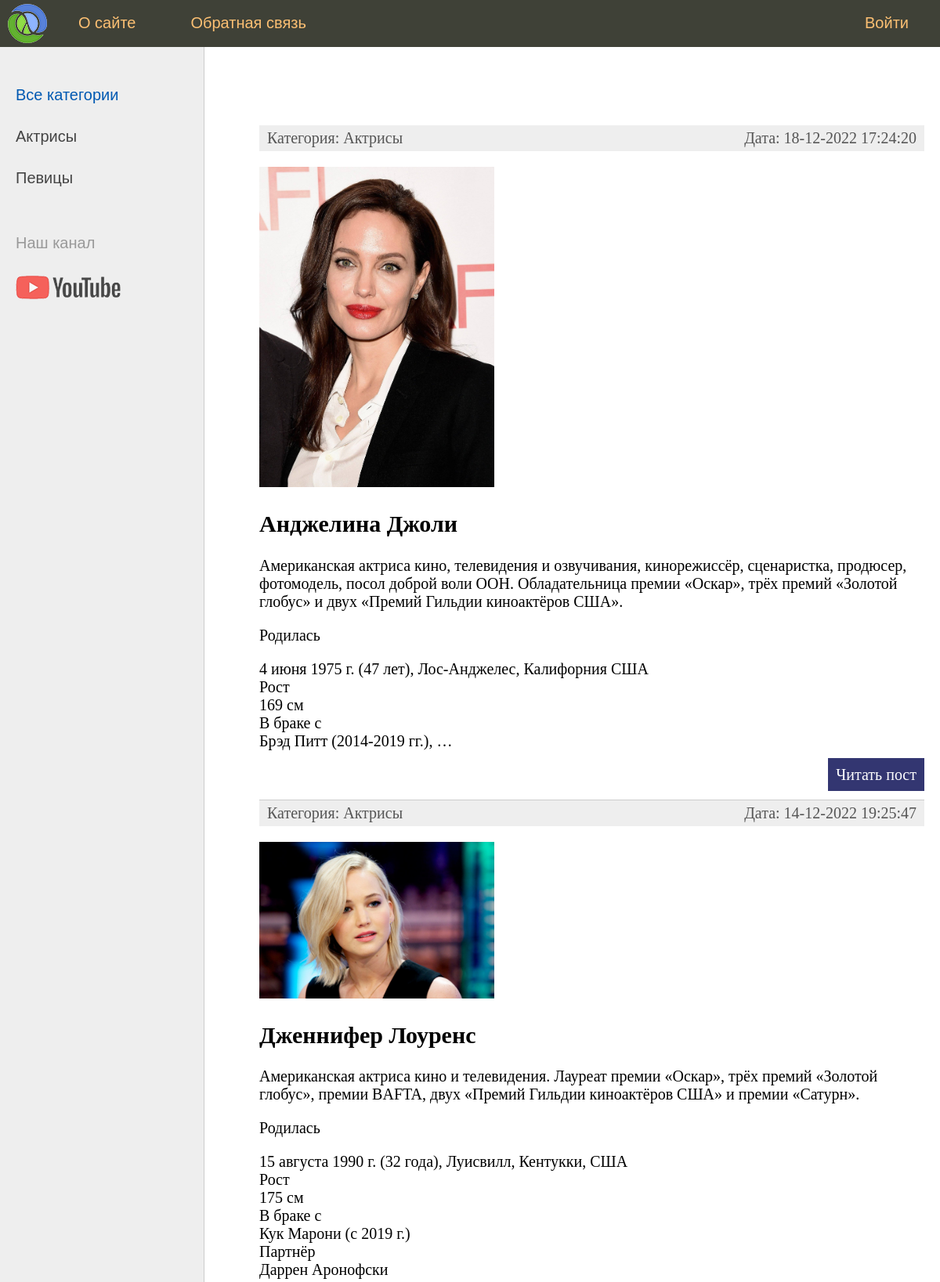
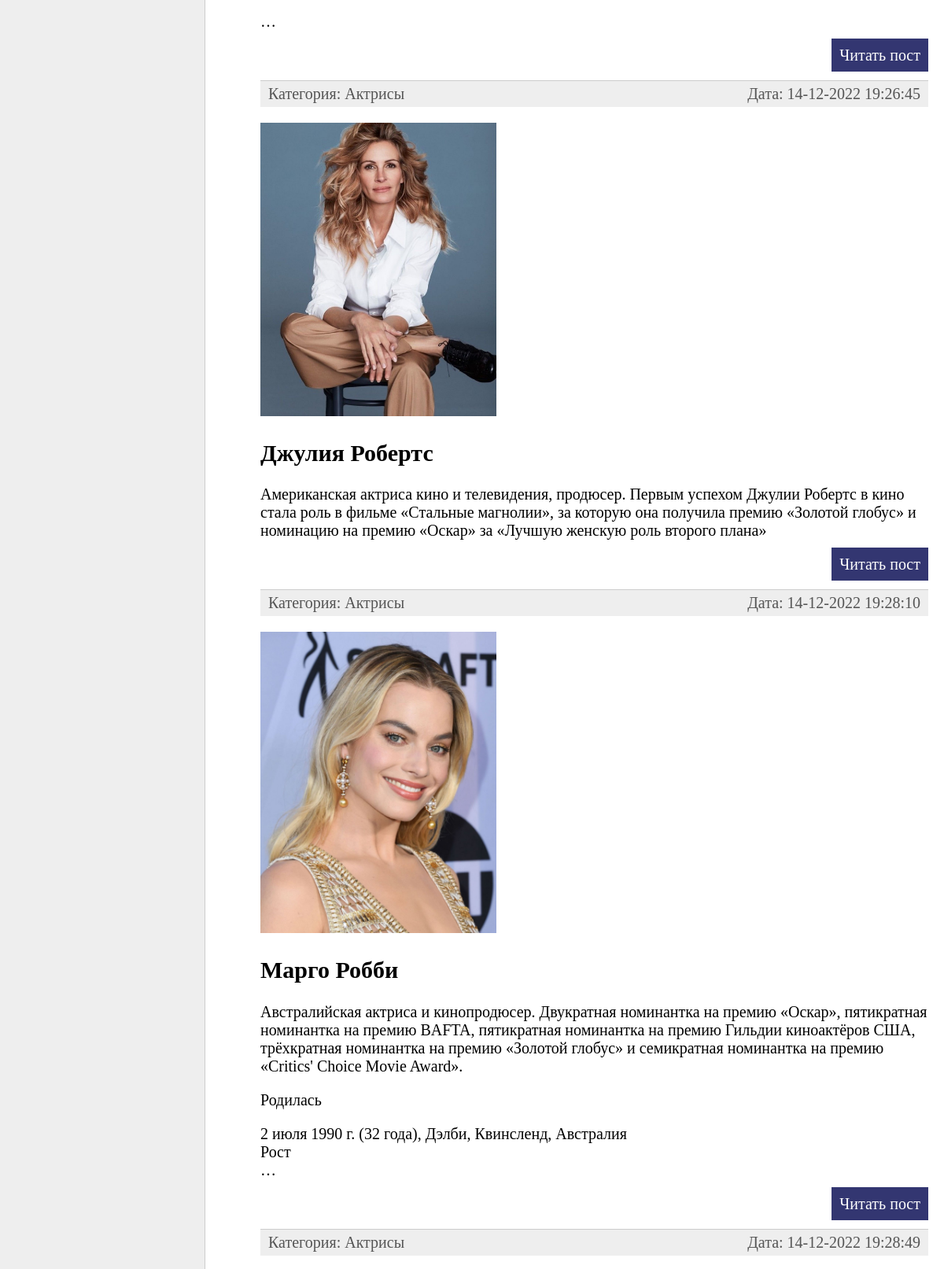
The page / (upper part) on the database its author committed (2 pictures, top to bottom).
### women/models.py (models this page shows, shortened)
class Category(models.Model):
    name = models.CharField(max_length=100, db_index=True)
    slug = models.SlugField(max_length=255, unique=True, verbose_name='URL')
    def __str__(self):
        return self.name
    def get_absolute_url(self):
        return reverse('category', kwargs={'cat_slug': self.slug})
    class Meta:
        verbose_name = 'Категория'
        verbose_name_plural = 'Категории'
        ordering = ['id']

class Women(models.Model):
    title = models.CharField(max_length=255)
    slug = models.SlugField(max_length=255, unique=True, verbose_name='URL')
    content = models.TextField(blank=True)
    photo = models.ImageField(upload_to='photos/%Y/%m/%d/', blank=True)
    time_create = models.DateTimeField(auto_now_add=True)
    time_update = models.DateTimeField(auto_now=True)
    is_published = models.BooleanField(default=True)
    cat = models.ForeignKey('Category', on_delete=models.PROTECT)
    def get_absolute_url(self):
        return reverse('post', kwargs={'post_slug': self.slug})
    class Meta:
        verbose_name = 'Известные женщины'
        verbose_name_plural = 'Известные женщины'
        ordering = ['time_create', 'title']

### women/views.py (the view)
# urls.py: path('', WomenHome.as_view(), name='home'),
class WomenHome(DataMixin, ListView):
    model = Women
    template_name = 'women/index.html'
    context_object_name = 'posts'
    def get_context_data(self, *, object_list=None, **kwargs):
        context = super().get_context_data(**kwargs)
        c_def = self.get_user_context(title="Главная страница")
        return dict(list(context.items()) + list(c_def.items()))
    def get_queryset(self):
        return Women.objects.filter(is_published=True)

### women/utils.py (called while the page is built)
    def get_user_context(self, **kwargs):
        context = kwargs
        cats = Category.objects.annotate(Count('women'))
        user_menu = menu.copy()
        if not self.request.user.is_authenticated:
            user_menu.pop(1)
        context['menu'] = user_menu
        context['cats'] = cats
        if 'cat_selected' not in context:
            context['cat_selected'] = 0
        return context

### women/templates/women/index.html (shortened to what this page needs)
{% extends 'women/base.html' %}
{% block content %}
<ul class="list-articles">
	{% for p in posts %}
			<li><div class="article-panel">
	<p class="first">Категория: {{p.cat}}</p>
	<p class="last">Дата: {{p.time_update|date:"d-m-Y H:i:s"}}</p>
</div>
{% if p.photo %}
	<p><img class="djoli" src="{{p.photo.url}}" width="300" height="200"></p>
{% endif %}
				<h2>{{p.title}}</h2>
	{% autoescape on %}
	{{p.content|linebreaks|truncatewords:50}}
	{% endautoescape %}
			<p class="link-read-post"><a href="{{ p.get_absolute_url }}">Читать пост</a></p>
			</li>
	{% endfor %}
</ul>
{% endblock %}

### women/templates/women/base.html (shortened to what this page needs)
{% load static %}
{% load women_tags %}
<!DOCTYPE html>
<html>
<head>
	<link type="text/css" href="{% static 'women/css/style.css' %}" rel="stylesheet" />
</head>
<body>
<table class="table-page" border=0 cellpadding="0" cellspacing="0">
<tr><td valign=top>
{% block mainmenu %}
		<div class="header">
			<ul id="mainmenu" class="mainmenu">
			<li class="logo"><a href="{% url 'home' %}"><div class="logo"></div></a></li>
{% for m in menu %}
	{% if not forloop.last %}
			<li><a href="{% url m.url_name %}">{{m.title}}</a></li>
	{% else %}
			<li class="last"><a href="{% url m.url_name %}">{{m.title}}</a></li>
	{% endif %}
{% endfor %}
			</ul>
		</div>
{% endblock mainmenu %}
<table class="table-content" border=0 cellpadding="0" cellspacing="0">
<tr>
	<td valign="top" class="left-chapters">
	<ul id="leftchapters">
{% if cat_selected == 0 %}
		<li class="selected">Все категории</li>
{% else %}
		<li><a href="{% url 'home' %}">Все категории</a></li>
{% endif %}
{% for c in cats %}
{% if c.women__count > 0 %}
	{% if c.pk == cat_selected %}
		<li class="selected">{{c.name}}</li>
	{% else %}
		<li><a href="{{ c.get_absolute_url }}">{{c.name}}</a></li>
	{% endif %}
{% endif %}
{% endfor %}
		<li class="share">
		<p>Наш канал</p>
		<a class="share-yt" href="https://www.youtube.com/channel/UClJzWfGWuGJL2t-3dYKcHTA/playlists" target="_blank" rel="nofollow"></a>
		</li>
	</ul>
</td>
<td valign="top" class="content">
	<div class="content-text">
{% block content %}
{% endblock %}
	</div>
</td></tr></table>
</td></tr>
</table>
</body>
</html>

### women/static/women/css/style.css (style rules this page uses)
html, body { font-family: 'Arial'; margin: 0; padding: 0; height: 100%; width: 100%; color: #444; }
a { color: #0059b2; text-decoration: none; }
img { max-width: 600px; height: auto; }
p.link-read-post { text-align: right; }
p.link-read-post a { padding: 10px; min-width: 100px; background: #333671; color: #fff; text-decoration: none; }
div.article-panel { background: #eee; padding: 5px 10px 5px 10px; box-sizing: border-box; overflow: hidden; color: #555; }
div.article-panel p.first { margin: 0; float: left; }
div.article-panel p.last { margin: 0; float: right; }
ul.list-articles { list-style: none; margin: 0; padding: 0; }
ul.list-articles li { border-bottom: 1px solid #ccc; }
.table-page { width: 100%; height: 100%; vertical-align: top; }
.table-page tr { height: 100%; }
.header { background: #3F4137; height: 60px; }
.logo { background: url('../images/logo.png') no-repeat 10px 5px; width: 70px; height: 60px; }
ul.mainmenu { list-style: none; margin: 0; padding: 0; height: 60px; color: #fdc073; font-size: 20px; overflow: hidden; }
ul.mainmenu li { float: left; margin: 18px 40px 0 30px; }
ul.mainmenu li.logo { margin: 0; }
ul.mainmenu li.last { float: right; }
ul.mainmenu li a { color: #fdc073; text-decoration: none; }
.table-content { width: 100%; min-height: 100%; height: 100%; }
.left-chapters { margin: 0; background: #eee; border-right: 1px solid #ccc; min-height: 100%; }
.left-chapters ul { width: 230px; min-height: 100%; margin: 0; padding: 20px 10px 10px 20px; list-style: none; font-size: 20px; }
.left-chapters ul li { margin: 30px 0 0 0; color: #999; }
.left-chapters ul li.selected { color: #0059b2; }
.left-chapters ul li a { color: #444; text-decoration: none; }
.left-chapters ul li.share { margin: 60px 0 0 0; }
.left-chapters ul li.share p { margin: 30px 0 30px 0; }
.left-chapters ul li.share a { display: inline-block; width: 40px; height: 40px; margin: 0 20px 0 0; }
.left-chapters ul li.share a.share-yt { width: 100%; height: 30px; background: url('../images/share_yt.png') no-repeat 0 0 }
.content { padding: 40px 20px 20px 40px; width: 100%; box-sizing: border-box; }
.content-text { margin: 60px 0 0 30px; color: #000; font-size: 20px; font-family: Yandex Sans Display Light; }

### rows shown on the page
Category: name "Актрисы"
Category: name "Певицы"
Women: cat "Актрисы", time_update "18-12-2022 17:24:20", photo (picture), title "Анджелина Джоли", content "Американская актриса кино, телевидения и озвучивания, кинорежиссёр, сценаристка, продюсер, фотомодель, посол доброй воли ООН. Обладательница премии «Оскар», трёх премий «Золотой глобус» и двух «Премий Гильдии киноактёров США». Родилась 4 июня 1975 г. (47 лет), Лос-Анджелес, Калифорния США Рост 169 см В браке с Брэд Питт (2014-2019 гг.), …"
Women: cat "Актрисы", time_update "14-12-2022 19:25:47", photo (picture), title "Дженнифер Лоуренс", content "Американская актриса кино и телевидения. Лауреат премии «Оскар», трёх премий «Золотой глобус», премии BAFTA, двух «Премий Гильдии киноактёров США» и премии «Сатурн». Родилась 15 августа 1990 г. (32 года), Луисвилл, Кентукки, США Рост 175 см В браке с Кук Марони (с 2019 г.) Партнёр Даррен Аронофски …"
Women: cat "Актрисы", time_update "14-12-2022 19:26:45", photo (picture), title "Джулия Робертс", content "Американская актриса кино и телевидения, продюсер. Первым успехом Джулии Робертс в кино стала роль в фильме «Стальные магнолии», за которую она получила премию «Золотой глобус» и номинацию на премию «Оскар» за «Лучшую женскую роль второго плана»"
Women: cat "Актрисы", time_update "14-12-2022 19:28:10", photo (picture), title "Марго Робби", content "Австралийская актриса и кинопродюсер. Двукратная номинантка на премию «Оскар», пятикратная номинантка на премию BAFTA, пятикратная номинантка на премию Гильдии киноактёров США, трёхкратная номинантка на премию «Золотой глобус» и семикратная номинантка на премию «Critics' Choice Movie Award». Родилась 2 июля 1990 г. (32 года), Дэлби, Квинсленд, Австралия Рост …"
Women: cat "Актрисы", time_update "14-12-2022 19:28:49"

### other values the page prints
{{ m.title }} "О сайте" "Обратная связь"
{{ m.title }} "Войти"
